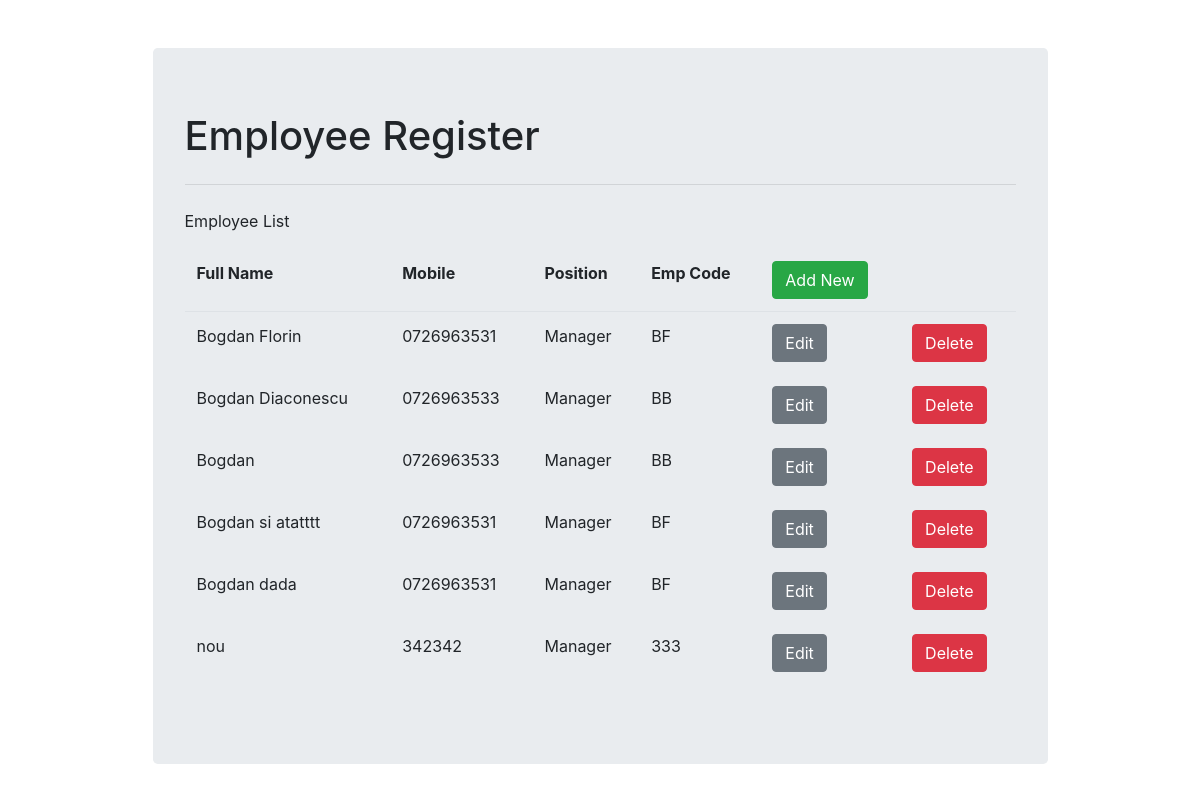
Screenshot of /employee/list/ with the database file from the repository.
### employee_register/models.py (models this page shows, shortened)
class Employee(models.Model):
    fullname = models.CharField(max_length=100)
    emp_code = models.CharField(max_length=100)
    position =  models.ForeignKey(Position, on_delete=models.CASCADE)
    mobile =  models.CharField(max_length=15)

class Position(models.Model):
    title = models.CharField(max_length=100)
    def __str__(self):
        return self.title

### employee_register/views.py (the view)
# urls.py: path('list/', views.employee_list, name='employee_list'),
def employee_list(request):
    context = {'employee_list':Employee.objects.all()}
    return render(request, "employee_register/employee_list.html", context)

### employee_register/templates/employee_register/employee_list.html (shortened to what this page needs)
{% extends "employee_register/base.html" %}
{% block content %}
<p>Employee List</p>
<table class="table table-borderless">
    <thead class="border-bottom font-weight-bold">
        <tr>
            <td>Full Name</td>
            <td>Mobile</td>
            <td>Position</td>
            <td>Emp Code</td>
            <td><a class="btn btn-success" href="{% url 'employee_insert' %}">Add New</a></td>
        </tr>
    </thead>
    <tbody>
        {% for employee in employee_list %}
        <tr>
            <td>{{employee.fullname}}</td>
            <td>{{employee.mobile}}</td>
            <td>{{employee.position}}</td>
            <td>{{employee.emp_code}}</td>
            <td><a class="btn btn-secondary" href="{% url 'employee_update' employee.id %}">Edit</a></td>
            <td>
                <form action="{% url 'employee_delete' employee.id %}" method="POST">
                    <button type="submit" class="btn btn-danger" >Delete</button>
                </form>
            </td>
        </tr>
        {% endfor %}
    </tbody>
</table>
{% endblock content %}

### employee_register/templates/employee_register/base.html (shortened to what this page needs)
<!doctype html>
<html lang="en">
  <head>
    <link rel="stylesheet" href="https://stackpath.bootstrapcdn.com/bootstrap/4.5.2/css/bootstrap.min.css">
    <link rel="stylesheet" href="https://cdnjs.cloudflare.com/ajax/libs/font-awesome/5.14.0/css/all.min.css">
  </head>
  <body>
    <div class="container">
        <div class="col-md-10 offset-md-1 mt-5">
            <div class="jumbotron">
                <h1 class="display-5">Employee Register</h1>
                <hr class="my-4">
                {% block content %}
                {% endblock content %}
              </div>
        </div>
    </div>
  </body>
</html>

### rows the page displays
Employee: fullname "Bogdan Florin", mobile "0726963531", position "Manager", emp_code "BF"
Employee: fullname "Bogdan Diaconescu", mobile "0726963533", position "Manager", emp_code "BB"
Employee: fullname "Bogdan", mobile "0726963533", position "Manager", emp_code "BB"
Employee: fullname "Bogdan si atatttt", mobile "0726963531", position "Manager", emp_code "BF"
Employee: fullname "Bogdan dada", mobile "0726963531", position "Manager", emp_code "BF"
Employee: fullname "nou", mobile "342342", position "Manager", emp_code "333"
